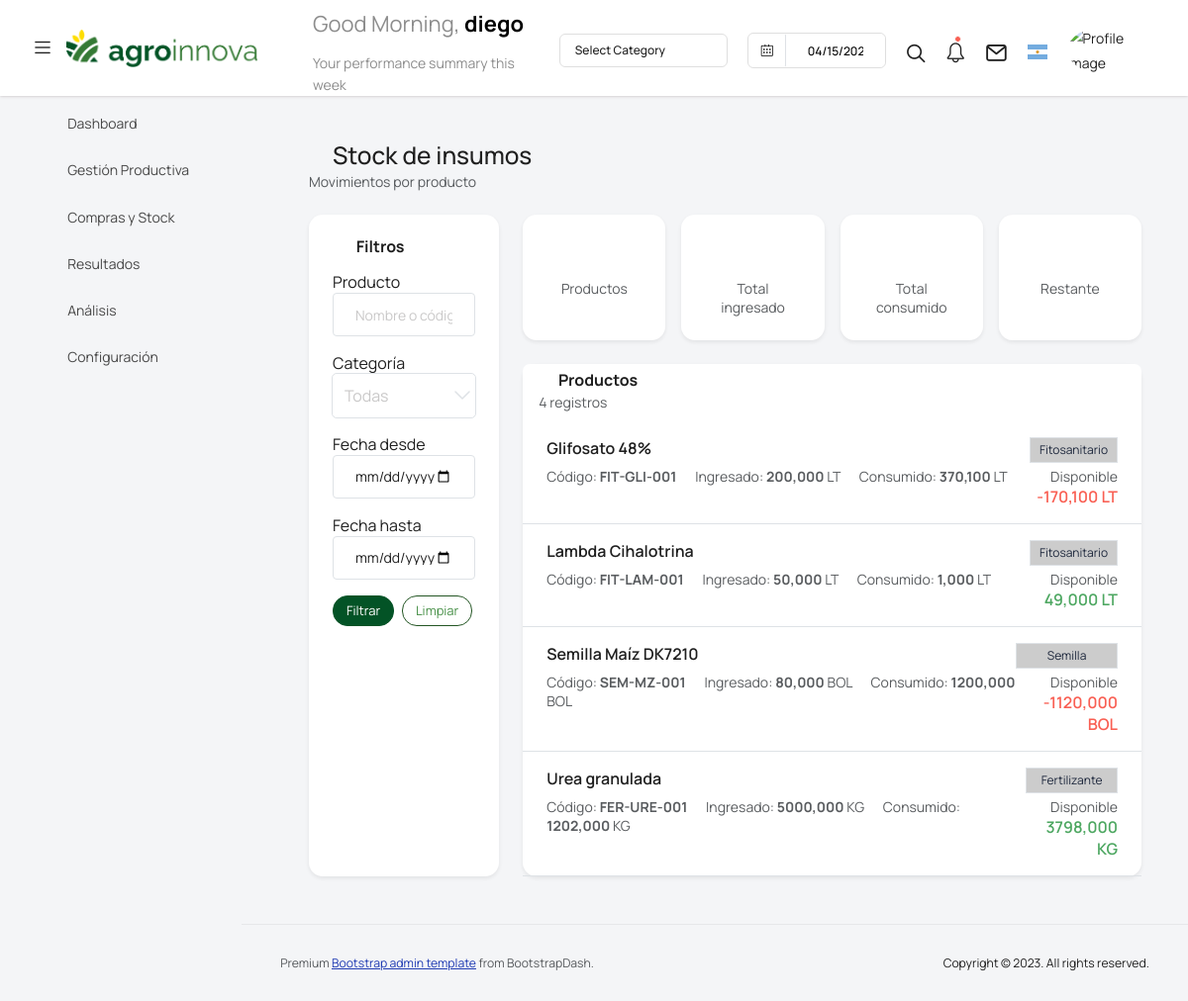
/stock/ (signed in), run on an earlier commit of the app's database.
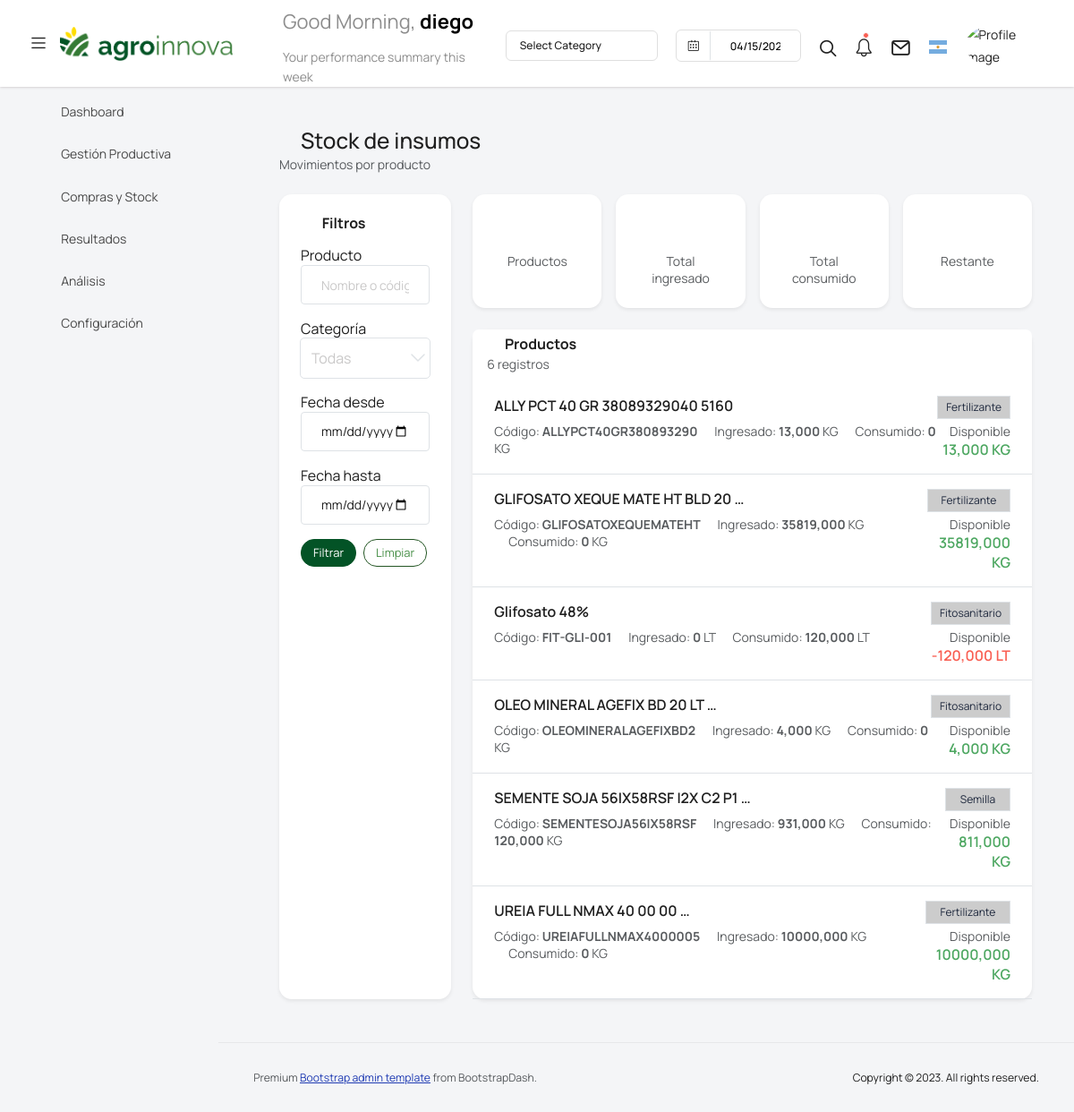
And on a later commit of the database.
### gestion_agro/models.py (models this page shows, shortened)
class Producto(models.Model):
    empresa = models.ForeignKey(Empresa, on_delete=models.CASCADE, related_name="productos")
    codigo = models.CharField(max_length=50, verbose_name=_("Código"))
    nombre = models.CharField(max_length=255, verbose_name=_("Nombre"))
    categoria = models.ForeignKey(CategoriaProducto, on_delete=models.PROTECT, related_name="productos", verbose_name=_("Categoría"))
    unidad_base = models.ForeignKey(Unidad, on_delete=models.PROTECT, related_name="productos_unidad_base", verbose_name=_("Unidad base"))
    precio = models.DecimalField(max_digits=18, decimal_places=4, default=0, verbose_name=_("Precio"))
    maneja_stock = models.BooleanField(default=True, verbose_name=_("Maneja stock"))
    activo = models.BooleanField(default=True, verbose_name=_("Activo"))
    class Meta:
        verbose_name = _("Producto")
        verbose_name_plural = _("Productos")
        ordering = ["nombre"]
        constraints = [
            models.UniqueConstraint(fields=["empresa", "codigo"], name="uq_producto_empresa_codigo")
        ]

class CategoriaProducto(models.Model):
    codigo = models.CharField(max_length=10, unique=True, verbose_name=_("Código"))
    nombre = models.CharField(max_length=100, verbose_name=_("Nombre"))
    class Meta:
        verbose_name = _("Categoría de producto")
        verbose_name_plural = _("Categorías de producto")

### agro/models.py (models this page shows)
class Unidad(models.Model):
    nombre = models.CharField(max_length=50, verbose_name=_("Nombre"))
    abreviatura = models.CharField(max_length=10, verbose_name=_("Abreviatura"))
    factor_a_base = models.DecimalField(max_digits=10, decimal_places=6, verbose_name=_("Factor a unidad base"))
    class Meta:
        verbose_name = _("Unidad")
        verbose_name_plural = _("Unidades")
    def __str__(self):
        return self.abreviatura

### gestion_agro/views.py (the view)
# urls.py: path('stock/', vista_lista_stock, name='vista_lista_stock'),
@login_required
def vista_lista_stock(request):
    form = StockFiltroForm(request.GET or None)
    productos = Producto.objects.select_related("categoria", "unidad_base").order_by("nombre")
    categorias = CategoriaProducto.objects.order_by("nombre")
    producto_txt = request.GET.get("producto")
    categoria = request.GET.get("categoria")
    fecha_desde = request.GET.get("fecha_entrada_desde")
    fecha_hasta = request.GET.get("fecha_entrada_hasta")
    if producto_txt:
        productos = productos.filter(nombre__icontains=producto_txt)
    if categoria:
        productos = productos.filter(categoria_id=categoria)
    lista_productos = []
    total_ingresado = 0
    total_consumido = 0
    total_restante = 0
    for producto in productos:
        movimientos = MovimientoStock.objects.filter(producto=producto)
        if fecha_desde:
            movimientos = movimientos.filter(fecha__gte=fecha_desde)
        if fecha_hasta:
            movimientos = movimientos.filter(fecha__lte=fecha_hasta)
        ingresado = 0
        consumido = 0
        for mov in movimientos:
            if mov.tipo == "ENTRADA":
                ingresado += mov.cantidad
            elif mov.tipo == "SALIDA":
                consumido += mov.cantidad
        ingresado = 0
        consumido = 0
        if not movimientos.exists():
            continue
        for mov in movimientos:
            if mov.tipo == "ENTRADA":
                ingresado += mov.cantidad
            elif mov.tipo == "SALIDA":
                consumido += mov.cantidad
        restante = ingresado - consumido
        total_ingresado += ingresado
        total_consumido += consumido
        total_restante += restante
        lista_productos.append({
            "obj": producto,
            "ingresado": ingresado,
            "consumido": consumido,
            "restante": restante,
        })
    context = {
        "form": form,
        "categorias": categorias,
        "productos": lista_productos,
        "total_productos": len(lista_productos),
        "total_ingresado": total_ingresado,
        "total_consumido": total_consumido,
        "total_restante": total_restante,
    }
    return render(request, "vista_lista_stock.html", context)

### gestion_agro/forms.py (shortened to what this page needs)
class StockFiltroForm(BaseSimpleForm):
    producto = forms.CharField(
        required=False,
        label=_("Producto"),
        widget=forms.TextInput(
            attrs={
                "placeholder": _("Nombre o código del producto"),
                "class": "form-control",
            }
        ),
    )
    categoria = forms.ModelChoiceField(
        queryset=CategoriaProducto.objects.order_by("nombre"),
        required=False,
        label=_("Categoría"),
        empty_label=_("Todas"),
        widget=forms.Select(
            attrs={
                "class": "form-select",
            }
        ),
    )
    fecha_entrada_desde = forms.DateField(
        required=False,
        label=_("Fecha entrada desde"),
        widget=forms.DateInput(
            attrs={
                "type": "date",
                "class": "form-control",
            }
        ),
    )
    fecha_entrada_hasta = forms.DateField(
        required=False,
        label=_("Fecha entrada hasta"),
        widget=forms.DateInput(
            attrs={
                "type": "date",
                "class": "form-control",
            }
        ),
    )

### templates/vista_lista_stock.html (shortened to what the changed rows need)
{% extends 'base.html' %}
{% load static %}
{% load i18n %}
{% block plugin_css %}
<link rel="stylesheet" href="{% static 'css/detalleCiclo.css' %}">
{% endblock %}
{% block content %}
<div class="container-fluid py-4">
    <div class="upload-card">
        <div class="row g-4">
            <div class="col-lg-9">
                <div class="card border-0 shadow-sm">
                    <div class="card-header bg-white border-0 d-flex justify-content-between align-items-center">
                        <div>
                            <h5 class="fw-bold mb-1">
                                <i class="mdi mdi-package-variant-closed me-1"></i>
                                {% translate "Productos" %}
                            </h5>
                            <p class="text-muted small mb-0">
                                {{ productos|length }} {% translate "registros" %}
                            </p>
                        </div>
                    </div>
                    <div class="card-body p-0" id="lista-productos">
                        {% if productos %}
                            {% for item in productos %}
                                {% with prod=item.obj %}
                                    <div class="border-bottom px-4 py-3">
                                        <div class="d-flex justify-content-between align-items-start">
                                            <div>
                                                <div class="fw-semibold">
                                                {{ prod.nombre|truncatewords:6 }}
                                                </div>
                                                <div class="small text-muted mt-2">
                                                    <span>
                                                        {% translate "Código" %}:
                                                        <strong>{{ prod.codigo }}</strong>
                                                    </span>
                                                    <span class="ms-3">
                                                        {% translate "Ingresado" %}:
                                                        <strong>{{ item.ingresado }}</strong>
                                                        {{ prod.unidad_base }}
                                                    </span>
                                                    <span class="ms-3">
                                                        {% translate "Consumido" %}:
                                                        <strong>{{ item.consumido }}</strong>
                                                        {{ prod.unidad_base }}
                                                    </span>
                                                </div>
                                            </div>
                                            <div class="text-end">
                                                <span class="badge bg-light text-dark border d-block mb-1">
                                                    {{ prod.categoria.nombre }}
                                                </span>
                                                <div class="small text-muted">
                                                    {% translate "Disponible" %}
                                                </div>
                                                <div class="fw-semibold fs-6
                                                    {% if item.restante > 0 %}
                                                        text-success
                                                    {% elif item.restante == 0 %}
                                                        text-warning
                                                    {% else %}
                                                        text-danger
                                                    {% endif %}
                                                ">
                                                    {{ item.restante }} {{ prod.unidad_base }}
                                                </div>
                                            </div>
                                        </div>
                                    </div>
                                {% endwith %}
                            {% endfor %}
                        {% else %}
                            <div class="text-center py-5 text-muted">
                                <i class="mdi mdi-package-variant-closed-remove display-5 d-block mb-2"></i>
                                {% translate "No hay productos cargados" %}
                            </div>
                        {% endif %}
                    </div>
                </div>
            </div>
        </div>
    </div>
</div>
{% endblock %}

What changed in the data, as far as the page shows it:
no longer on this page (row unchanged): Producto: obj.nombre "Lambda Cihalotrina", obj.codigo "FIT-LAM-001", ingresado "50,000", obj.unidad_base "LT", consumido "1,000", obj.categoria.nombre "Fitosanitario", restante "49,000"
no longer on this page (row unchanged): Producto: obj.nombre "Semilla Maíz DK7210", obj.codigo "SEM-MZ-001", ingresado "80,000", obj.unidad_base "BOL", consumido "1200,000", obj.categoria.nombre "Semilla", restante "-1120,000"
no longer on this page (row unchanged): Producto: obj.nombre "Urea granulada", obj.codigo "FER-URE-001", ingresado "5000,000", obj.unidad_base "KG", consumido "1202,000", obj.categoria.nombre "Fertilizante", restante "3798,000"
added Producto: obj.nombre "ALLY PCT 40 GR 38089329040 5160", obj.codigo "ALLYPCT40GR380893290", ingresado "13,000", obj.unidad_base "KG", consumido "0", obj.categoria.nombre "Fertilizante", restante "13,000"
added Producto: obj.nombre "GLIFOSATO XEQUE MATE HT BLD 20 …", obj.codigo "GLIFOSATOXEQUEMATEHT", ingresado "35819,000", obj.unidad_base "KG", consumido "0", obj.categoria.nombre "Fertilizante", restante "35819,000"
computed for Producto "Glifosato 48%": ingresado "200,000" → "0"; consumido "370,100" → "120,000"; restante "-170,100" → "-120,000"
added Producto: obj.nombre "OLEO MINERAL AGEFIX BD 20 LT …", obj.codigo "OLEOMINERALAGEFIXBD2", ingresado "4,000", obj.unidad_base "KG", consumido "0", obj.categoria.nombre "Fitosanitario", restante "4,000"
added Producto: obj.nombre "SEMENTE SOJA 56IX58RSF I2X C2 P1 …", obj.codigo "SEMENTESOJA56IX58RSF", ingresado "931,000", obj.unidad_base "KG", consumido "120,000", obj.categoria.nombre "Semilla", restante "811,000"
added Producto: obj.nombre "UREIA FULL NMAX 40 00 00 …", obj.codigo "UREIAFULLNMAX4000005", ingresado "10000,000", obj.unidad_base "KG", consumido "0", obj.categoria.nombre "Fertilizante", restante "10000,000"
Also different on the page:
{{ productos|length }}: "4" → "6"
